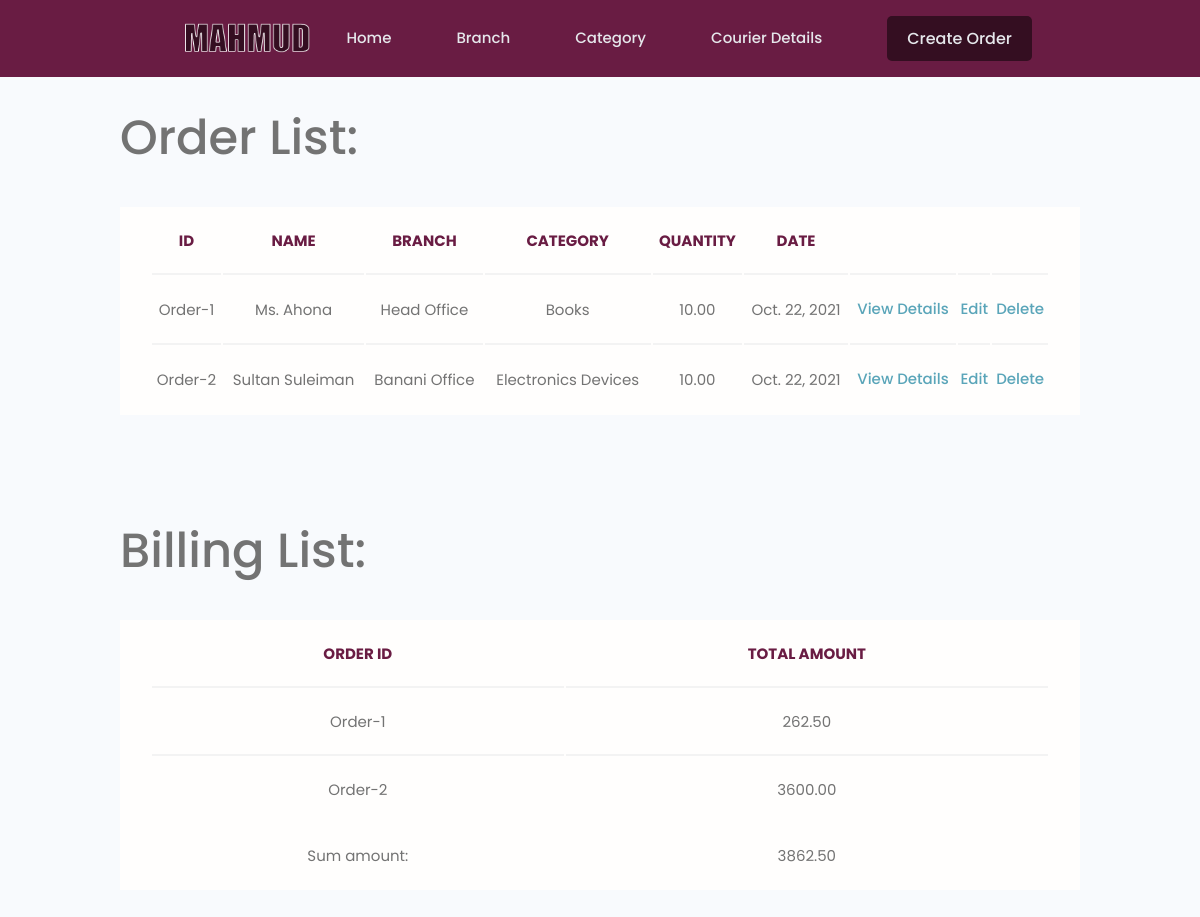
/courier-details/, run on an earlier commit of the app's database.
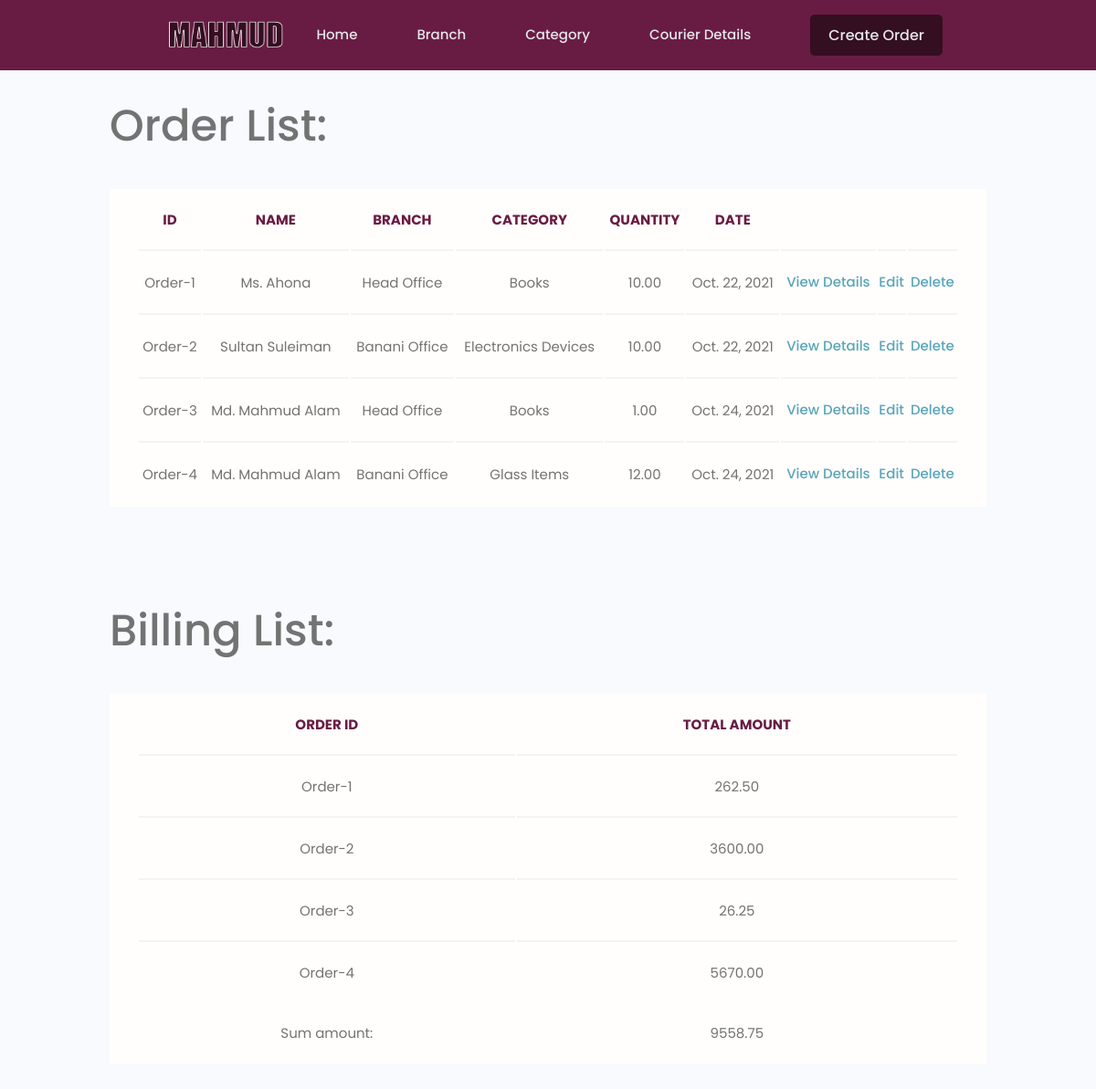
And on a later commit of the database.
### category/models.py (models this page shows, shortened)
class Order(models.Model):
    GENDER_TYPE = (
        ('male','male'),
        ('female','female'),
        ('others','others')
    )
    order_id = models.CharField(max_length=20, unique=True, primary_key=True, default='Order-')
    customer_name = models.CharField(max_length=200)
    customer_image = models.ImageField(null=True, blank=True, default='default.jpg')
    customer_phone = models.CharField(max_length=200, null=True,blank=True, default='+880')
    customer_address = models.TextField(null=True,blank=True)
    customer_gender = models.CharField(max_length=50,choices=GENDER_TYPE, null=True,blank=True)
    branch_name = models.ForeignKey(Branch, on_delete=models.CASCADE)
    category = models.ForeignKey(Category, on_delete=models.CASCADE)
    quantity = models.DecimalField(max_digits=10, decimal_places=2, default=1)
    order_date = models.DateField(("Date"), default=date.today)
    recipient_name = models.CharField(max_length=200)
    recipient_image = models.ImageField(null=True, blank=True, default='default.jpg')
    recipient_phone = models.CharField(max_length=200, null=True,blank=True, default='+880')
    recipient_address = models.TextField(null=True,blank=True)
    recipient_gender = models.CharField(max_length=50,choices=GENDER_TYPE, null=True,blank=True)
    delivery_date  = models.DateField(("Date"), default=date.today)
    created = models.DateTimeField(auto_now_add=True) #save time once when created
    updated = models.DateTimeField(auto_now=True) #save time every time when updated
    def __str__(self):
        return self.order_id

class Branch(models.Model):
    branch_id = models.UUIDField(default=uuid.uuid4, unique=True, primary_key=True, editable=False)
    branch_name = models.CharField(max_length=200, unique=True)
    branch_address = models.TextField(null=True,blank=True, unique=True)
    date_opened = models.DateField(null=True,blank=True)
    branch_revenue = models.DecimalField(max_digits=20, decimal_places=2, null=True,blank=True)
    def __str__(self):
        return self.branch_name

class Category(models.Model):
    category_id = models.UUIDField(default=uuid.uuid4, unique=True, primary_key=True, editable=False)
    category_name = models.CharField(max_length=200, unique=True)
    category_description = models.TextField(null=True,blank=True)
    category_image = models.ImageField(null=True, blank=True, default='default.jpg')
    category_quantity = models.DecimalField(max_digits=10, decimal_places=2, default=1)
    packaging_charge = models.DecimalField(max_digits=10, decimal_places=2)
    delivery_charge = models.DecimalField(max_digits=10, decimal_places=2)
    category_vat = models.DecimalField(max_digits=10, decimal_places=2, default=5)
    category_created = models.DateTimeField(auto_now_add=True)
    def __str__(self):
        return self.category_name

class Billing(models.Model):
    STATUS_TYPE = (
        ('Paid','Paid'),
        ('Unpaid','Unpaid'),
    )
    billing_id = models.UUIDField(default=uuid.uuid4, unique=True, primary_key=True,  editable=False)
    order_id = models.OneToOneField(Order, on_delete=models.CASCADE)
    total_amount = models.DecimalField(max_digits=10, decimal_places=2)
    status = models.CharField(max_length=50,choices=STATUS_TYPE, default='Unpaid')

### category/views.py (the view)
# urls.py: path('courier-details/', views.courierDetails, name='courier-details'),
def courierDetails(req):
    order = Order.objects.all()
    billing = Billing.objects.all()
    sumAmount=0
    for i in billing:
        sumAmount += i.total_amount
    context = {'order':order,'billing':billing, 'sumAmount':sumAmount}
    return render(req,'category/courier-details.html',context)

### category/templates/category/courier-details.html (shortened to what this page needs)
<!DOCTYPE html>
{% extends 'main.html' %}
    {% block content %}
    <div class="container top-padding">
        <h1>Order List:</h1>
        <table class="table">
            <thead class="table-title">
                <tr>
                    <th>ID</th>
                    <th>Name</th>
                    <th>Branch</th>
                    <th>Category</th>
                    <th>Quantity</th>
                    <th>Date</th>
                    <th></th>
                    <th></th>
                    <th></th>
                </tr>
            </thead>
            <tbody>
                {% for i in order %}
                <tr>
                    <td>{{i.order_id}}</td>
                    <td>{{i.customer_name}}</td>
                    <td>{{i.branch_name}}</td>
                    <td>{{i.category}}</td>
                    <td>{{i.quantity}}</td>
                    <td>{{i.order_date}}</td>
                    <td><a href="{% url 'view-order-details' i.order_id%}">View Details</a></td>
                    <td><a href="{% url 'update-order-form' i.order_id%}">Edit</a></td>
                    <td><a href="{% url 'delete-order-form' i.order_id%}">Delete</a></td>
                </tr>
                {%endfor%}
            </tbody>
        </table>
        <br><br>
        <h1>Billing List:</h1>
        <table class="table">
            <thead class="table-title">
                <tr>
                    <th>Order ID</th>
                    <th>Total Amount</th>
                </tr>
            </thead>
            <tbody>
                {% for i in billing %}
                <tr>
                    <td>{{i.order_id}}</td>
                    <td>{{i.total_amount}}</td>
                </tr>
                {%endfor%}
            </tbody>
            <tbody>
                <tr>
                    <td>Sum amount: </td>
                    <td>{{sumAmount}}</td>
                </tr>
            </tbody>
        </table>
    </div>
    {% endblock content %}

What changed in the data, as far as the page shows it:
added Order: order_id "Order-3", customer_name "Md. Mahmud Alam", branch_name "Head Office", category "Books", quantity "1.00", order_date "Oct. 24, 2021"
added Order: order_id "Order-4", customer_name "Md. Mahmud Alam", branch_name "Banani Office", category "Glass Items", quantity "12.00", order_date "Oct. 24, 2021"
added Billing: order_id "Order-3", total_amount "26.25"
added Billing: order_id "Order-4", total_amount "5670.00"
Also different on the page:
{{ sumAmount }}: "3862.50" → "9558.75"
